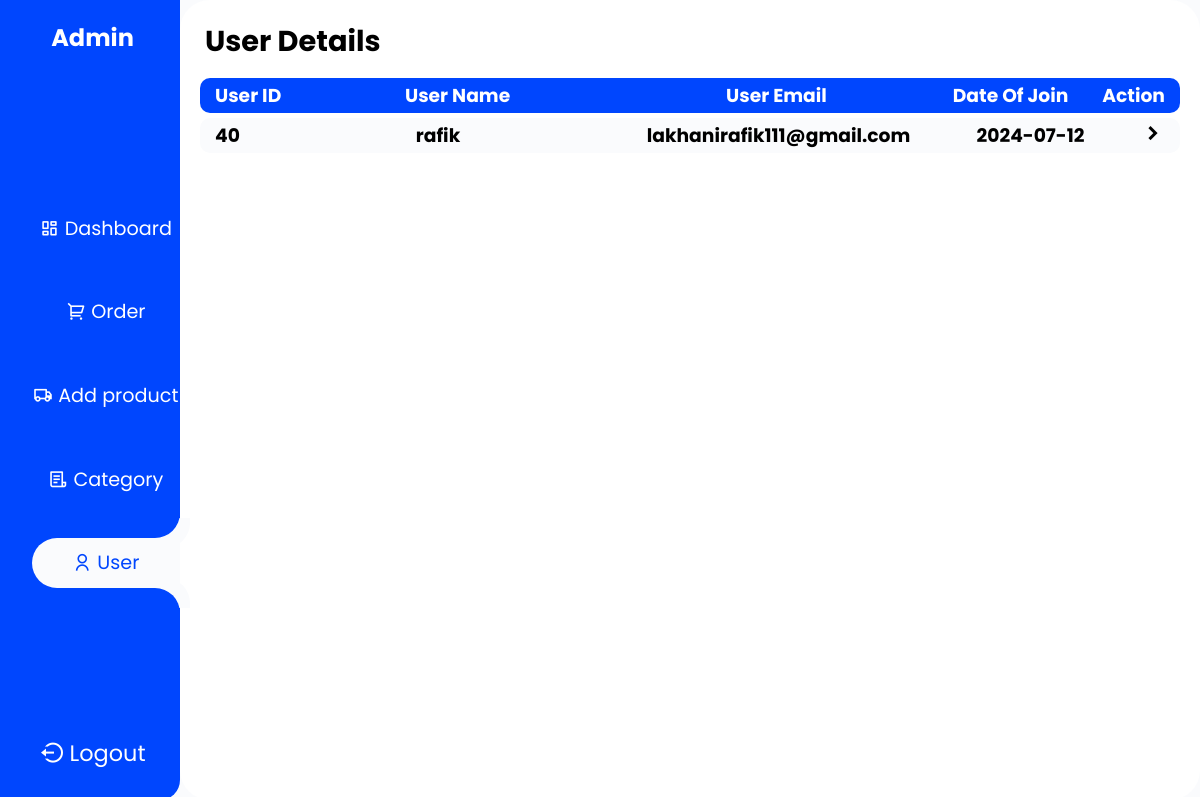
/admin/user.php (signed in), run on an earlier commit of the app's database.
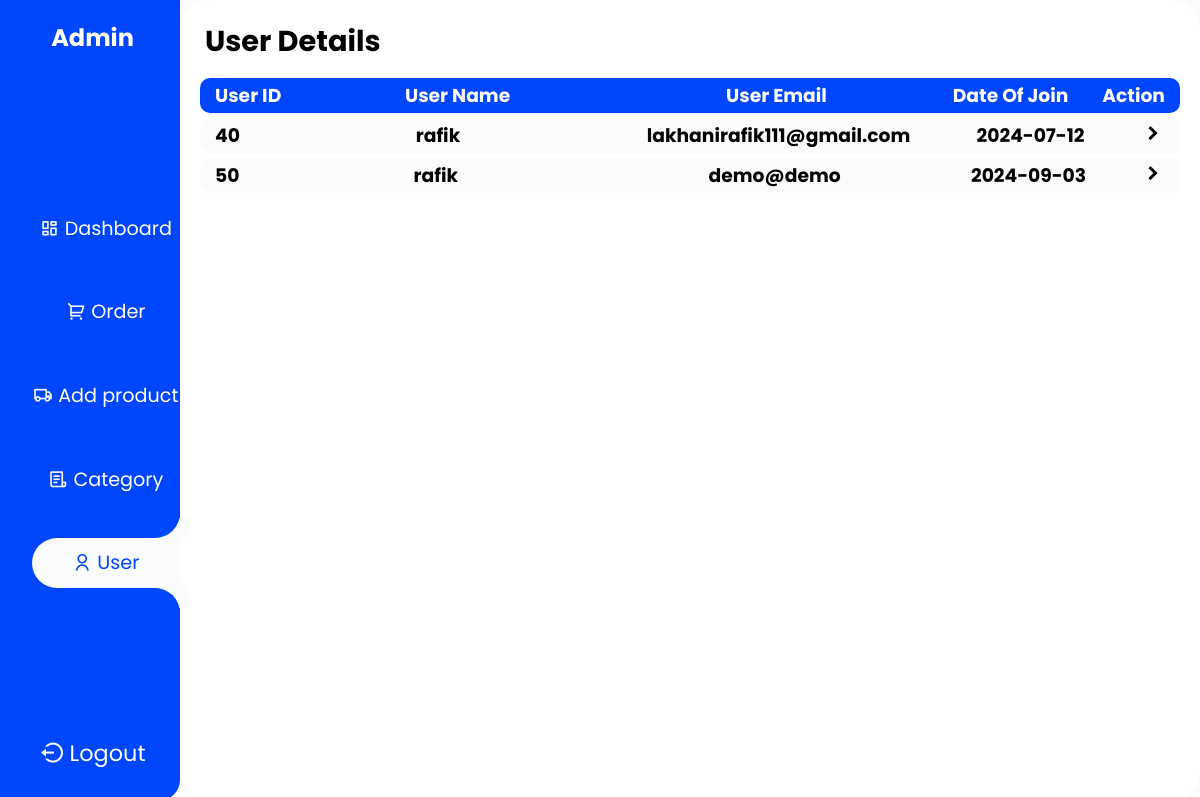
And on a later commit of the database.
### tables this page shows
CREATE TABLE `userdata` (
  `id` int(11) NOT NULL,
  `username` varchar(255) DEFAULT NULL,
  `useremail` varchar(255) DEFAULT NULL,
  `password` varchar(255) DEFAULT NULL,
  `status` tinyint(1) DEFAULT 0,
  `joindate` timestamp NULL DEFAULT current_timestamp()
);

### admin/user.php (the view, shortened to what this page needs)
<!DOCTYPE html>
<html lang="en">
<head>
    <link rel="stylesheet" href="stylesheet/user.css">
</head>
<body>
    <div class="main">
        <?php
            include("component/adminnav.php");
            include("../config/dbconnect.php");
        ?>
        <div class="center-sec">
                <h1>User Details</h1>
                <div class="order-heading">
                    <div class="oder-id">
                        <h3>User ID</h3>
                    </div>
                    <div class="details">
                        <h3 class="useremail">User Name</h3>
                    </div>
                    <div class="price details">
                        <h3 class="useremail">User Email</h3>
                    </div>
                    <div class="status">
                        <h3>Date Of Join</h3>
                    </div>
                    <div class="action">
                        <h3>Action</h3>
                </div>
        </div>
        <?php
            $select="select * from userdata where status = 0";
            $result=mysqli_query($con,$select);
            while($data=mysqli_fetch_assoc($result)){
        ?>
                <div class="order-data">
                    <div class="oder-id">
                        <h3><?php echo $data["id"]?></h3>
                    </div>
                    <div class="details">
                        <h3 class="useremail"><?php echo $data["username"]?></h3>
                    </div>
                    <div class="price details">
                        <h3 class="useremail"><?php echo $data["useremail"]?></h3>
                    </div>
                    <div class="status">
                        <?php $date=strtotime($data['joindate'])?>
                        <h3><?php echo date('Y-m-d',$date);?></h3>
                    </div>
                    <div class="action">
                        <h3>
                            <a href="userdata.php?id=<?php echo $data['id']?>">
                                <i class="ri-arrow-right-s-line"></i>
                            </a>
                        </h3>
                </div>
            </div>
        <?php
            }
        ?>
    </div>
</body>
</html>

What changed in the data, as far as the page shows it:
added userdata: id "50", username "rafik", useremail "demo@demo", joindate "2024-09-03"
